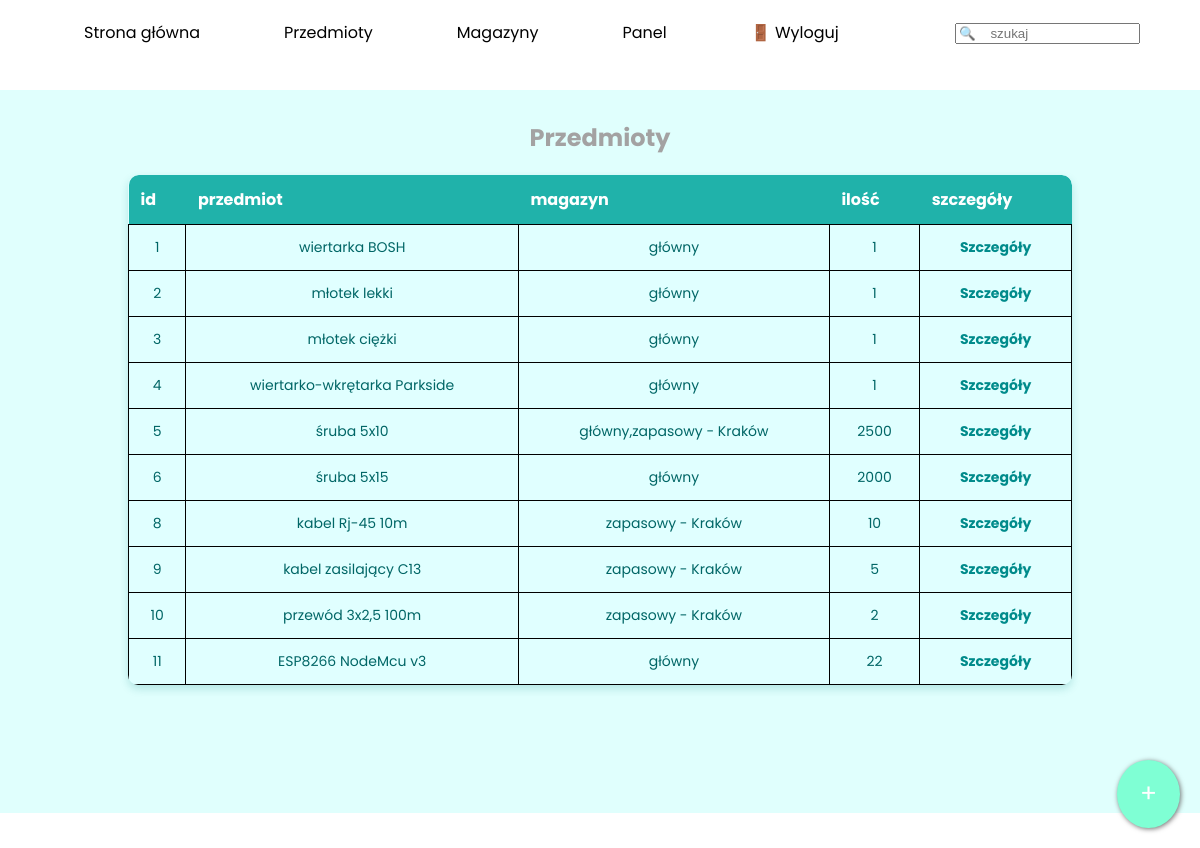
Page /sites/items.php (signed in) on the earlier database version.
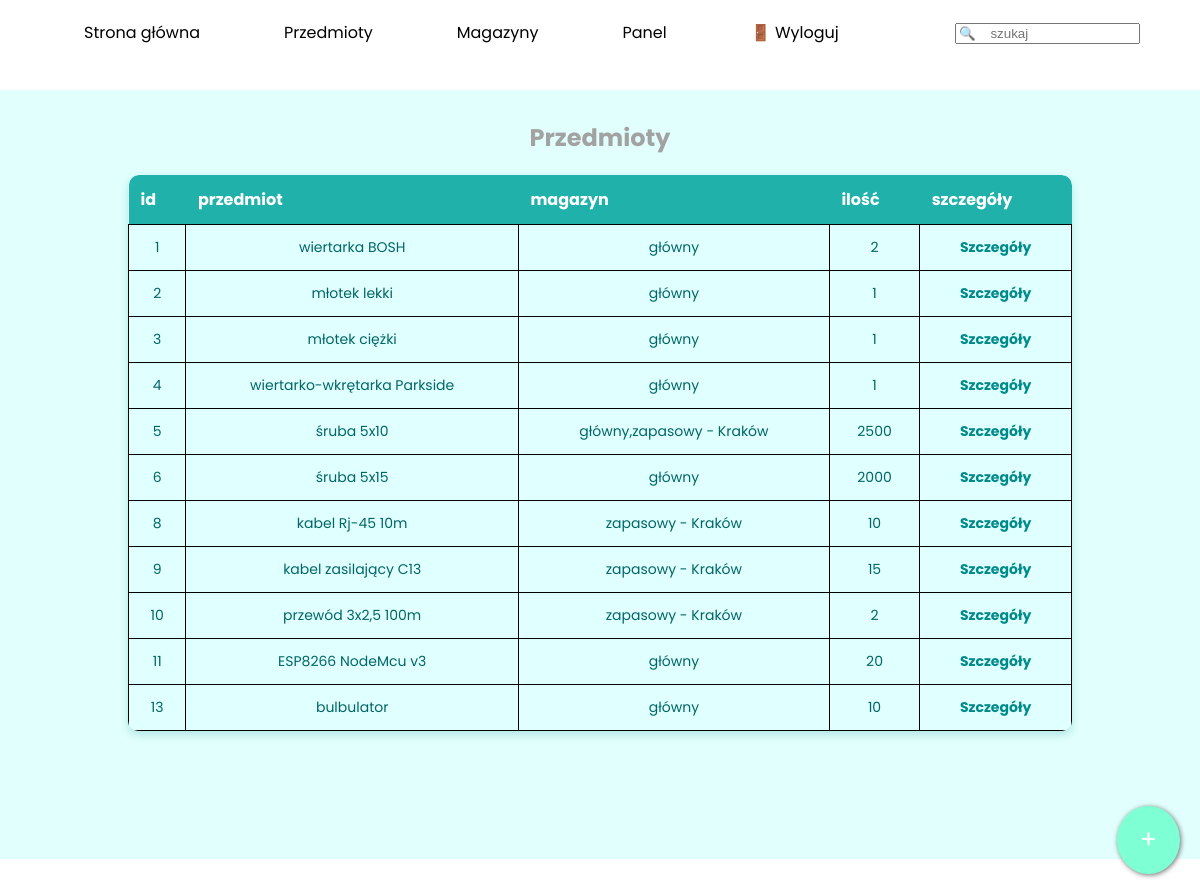
Same page on the later database version.
### tables this page shows
CREATE TABLE `przedmioty` (
  `id` int(11) NOT NULL,
  `nazwa` varchar(50) NOT NULL,
  `opis` text NOT NULL,
  `zdjecie` varchar(60) NOT NULL,
  `id_kat` int(11) NOT NULL
);

### functions.php (called while the page is built, shortened)
<?php
    function checkPowerDifferentThan($x){
        if($_SESSION['power'] != $x){
            return true;
        }
        return false;
    }
?>

### sites/items.php (the view, shortened to what this page needs)
<!DOCTYPE html>
<html lang="en">
<head>
    <link rel="stylesheet" href="../styles/style.css">
</head>
<body>
    <?php
        include '../functions.php';
    ?>
    <menu id="nav">
        <ul>
            <a href="../index.php">
                <li>Strona główna</li>
            </a>
            <a href="items.php">
                <li>Przedmioty</li>
            </a>
            <a href="warehouses.php">
                <li>Magazyny</li>
            </a>
            <a href="panel.php">
                <?php
                    echo "<li>Panel</li>";
                ?>
            </a>
            <form action="search.php" method="get">
                <li><input type="text" name="search" id="search" placeholder="🔍    szukaj"></li>
            </form>
            <?php
                if(isset($_SESSION['login'])){
                    echo "<a href='logout.php' id='logout-btn'>";
                    echo "    <li>🚪 Wyloguj</li>";
                    echo "</a>";
                }
            ?>
        </ul>
    </menu>
    <main>
        <section id="items">
            <h1>Przedmioty</h1>
            <table class="normalTable">
            <?php
                $db = mysqli_connect('localhost','root','','magazyn');
                echo "<tr>";
                echo "<th>id</th> <th>przedmiot</th> <th>magazyn</th> <th>ilość</th> <th>szczegóły</th>";
                echo "</tr>";
                $s = "SELECT przedmioty.id, przedmioty.nazwa, GROUP_CONCAT(DISTINCT magazyny.nazwa), SUM(ilosc) FROM egzemplarze INNER JOIN przedmioty ON egzemplarze.id_przedmiotu = przedmioty.id INNER JOIN magazyny ON egzemplarze.id_magazynu = magazyny.id GROUP BY przedmioty.nazwa ORDER BY przedmioty.id ;";
                $q = mysqli_query($db, $s);
                while($fRow = mysqli_fetch_row($q)){
                    echo "<tr>";
                    echo "<td>$fRow[0]</td> <td>$fRow[1]</td> <td>$fRow[2]</td> <td>$fRow[3]</td> <td><a href='item_details.php?nazwa=$fRow[1]'>Szczegóły</a></td>";
                    echo "</tr>";
                }
            ?>
            </table>
        </section>
        <?php
            if(checkPowerDifferentThan(0)){
                echo "<div id='buttons'>";
                echo "<a href='item_add.php' id='addItem' class='addButton' onclick='return handleClick(event)'></a>";
                echo "</div>";
            }
        ?>
    </main>
</body>

Differences in the rows shown:
computed for przedmioty "wiertarka BOSH": fRow "1" → "2"
computed for przedmioty "kabel zasilający C13": fRow "5" → "15"
computed for przedmioty "ESP8266 NodeMcu v3": fRow "22" → "20"
added przedmioty: id "13", nazwa "bulbulator", fRow "główny", fRow "10"
